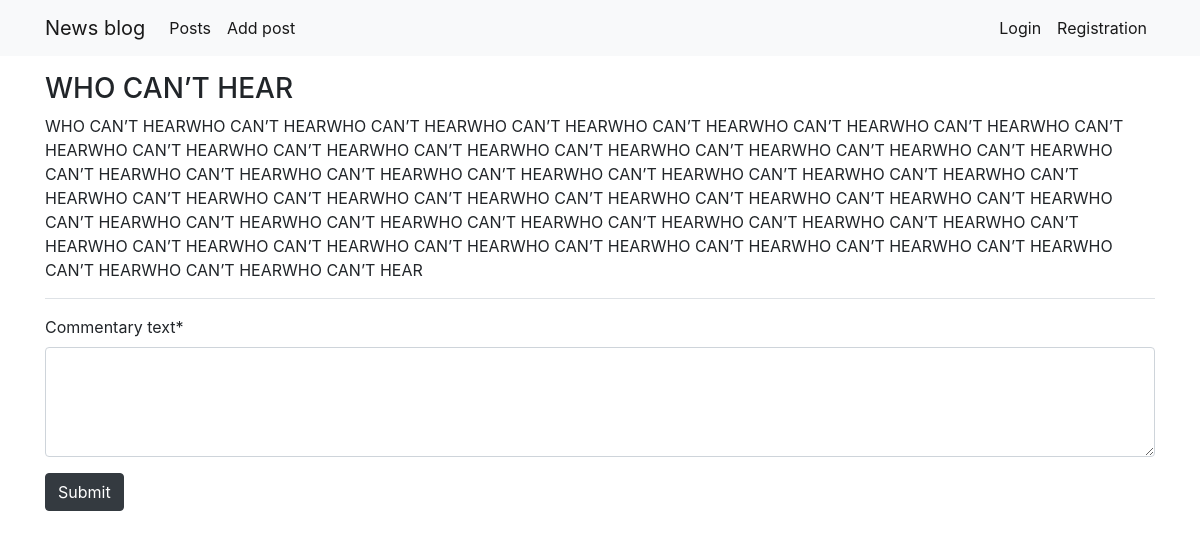
The page /post/who-cant-hear on the database its author committed.
### blog/models.py (models this page shows, shortened)
class Post(models.Model):
    title = models.CharField(max_length=200, unique=True)
    slug = models.SlugField(max_length=200, unique=True, db_index=True)
    author = models.ForeignKey(
        CustomUser, on_delete=models.CASCADE, related_name='blog_posts')
    updated_on = models.DateTimeField(auto_now=True)
    content = models.TextField()
    created_on = models.DateTimeField(auto_now_add=True)
    status = models.IntegerField(choices=STATUS, default=0)
    class Meta:
        ordering = ['-created_on']

### blog/views.py (the view, shortened to what this page needs)
# urls.py: path('post/<slug>', views.get_post, name='post'),
def get_post(request, slug):
    post = get_object_or_404(Post, slug=slug)
    comments = post.comments.order_by('-created_on').all()
    form = CommentForm()
    return render(request, 'blog/post.html', {'post': post,
                                              'form': form,
                                              'comments': comments,
                                              })

### blog/forms.py
class CommentForm(forms.Form):
    commentary_text = forms.CharField(max_length=1000, widget=forms.Textarea(attrs={'rows': 4}))

### blog/templates/blog/post.html (shortened to what this page needs)
{% extends 'base.html' %}
{% load crispy_forms_tags %}
{% block content %}
<div class="mt-3 border-bottom">
<h3>{{ post.title }}</h3>
{{ post.content|safe }}
</div>
<div class="mt-3">
<form method="post">
    {{ form|crispy }}
    <button type="submit" class="btn btn-dark">Submit</button>
</form>
</div>
{% endblock %}

### rows shown on the page
Post: title "WHO CAN’T HEAR", content "WHO CAN’T HEARWHO CAN’T HEARWHO CAN’T HEARWHO CAN’T HEARWHO CAN’T HEARWHO CAN’T HEARWHO CAN’T HEARWHO CAN’T HEARWHO CAN’T HEARWHO CAN’T HEARWHO CAN’T HEARWHO CAN’T HEARWHO CAN’T HEARWHO CAN’T HEARWHO CAN’T HEARWHO CAN’T HEARWHO CAN’T HEARWHO CAN’T HEARWHO CAN’T HEARWHO CAN’T HEARWHO CAN’T HEARWHO CAN’T HEARWHO CAN’T HEARWHO CAN’T HEARWHO CAN’T HEARWHO CAN’T HEARWHO CAN’T HEARWHO CAN’T HEARWHO CAN’T HEARWHO CAN’T HEARWHO CAN’T HEARWHO CAN’T HEARWHO CAN’T HEARWHO CAN’T HEARWHO CAN’T HEARWHO CAN’T HEARWHO CAN’T HEARWHO CAN’T HEARWHO CAN’T HEARWHO CAN’T HEARWHO CAN’T HEARWHO CAN’T HEARWHO CAN’T HEARWHO CAN’T HEARWHO CAN’T HEARWHO CAN’T HEARWHO CAN’T HEARWHO CAN’T HEAR"
